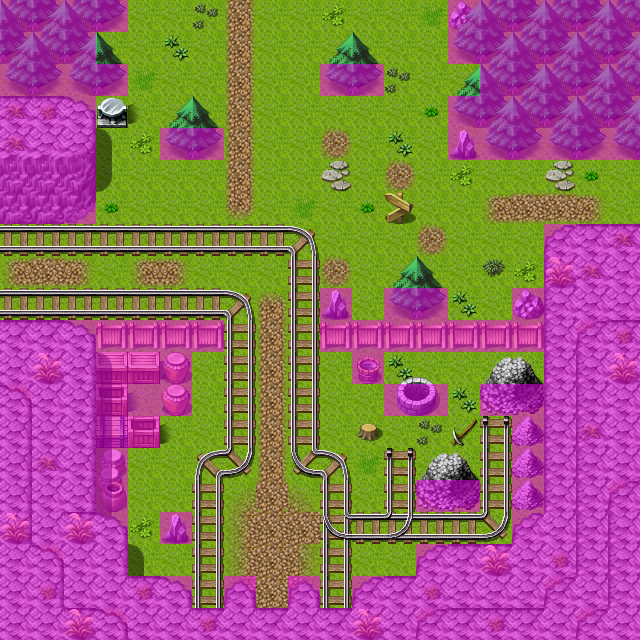

The image is a tile-based game level rendered from a .tmx file. Its description and source (layers, tilesets, objects; grid data summarised) follow:
An orthogonal 20x20 tile map with 32x32 px tiles, 4 tile layers (Ground, Objects, Above, Walkable), 60 tilesets and 15 objects (7x mapchange, 7x spawn, sign).

<map version="1.4" tiledversion="1.4.3" orientation="orthogonal" renderorder="right-down" width="20" height="20" tilewidth="32" tileheight="32" infinite="0" nextlayerid="8" nextobjectid="16">
 <properties>
  <property name="outdoors" value="1" />
 </properties>
 <tileset firstgid="1" name="map_bed_1" tilewidth="32" tileheight="32" tilecount="128" columns="16">
  <image source="../drawable/map_bed_1.png" width="512" height="256" />
 </tileset>
 <tileset firstgid="129" name="map_border_1" tilewidth="32" tileheight="32" tilecount="128" columns="16">
  <image source="../drawable/map_border_1.png" width="512" height="256" />
 </tileset>
 <tileset firstgid="257" name="map_bridge_1" tilewidth="32" tileheight="32" tilecount="128" columns="16">
  <image source="../drawable/map_bridge_1.png" width="512" height="256" />
 </tileset>
 <tileset firstgid="385" name="map_bridge_2" tilewidth="32" tileheight="32" tilecount="128" columns="16">
  <image source="../drawable/map_bridge_2.png" width="512" height="256" />
 </tileset>
 <tileset firstgid="513" name="map_broken_1" tilewidth="32" tileheight="32" tilecount="128" columns="16">
  <image source="../drawable/map_broken_1.png" width="512" height="256" />
 </tileset>
 <tileset firstgid="641" name="map_cavewall_1" tilewidth="32" tileheight="32" tilecount="108" columns="18">
  <image source="../drawable/map_cavewall_1.png" width="576" height="192" />
 </tileset>
 <tileset firstgid="749" name="map_cavewall_2" tilewidth="32" tileheight="32" tilecount="108" columns="18">
  <image source="../drawable/map_cavewall_2.png" width="576" height="192" />
 </tileset>
 <tileset firstgid="857" name="map_cavewall_3" tilewidth="32" tileheight="32" tilecount="108" columns="18">
  <image source="../drawable/map_cavewall_3.png" width="576" height="192" />
 </tileset>
 <tileset firstgid="965" name="map_cavewall_4" tilewidth="32" tileheight="32" tilecount="108" columns="18">
  <image source="../drawable/map_cavewall_4.png" width="576" height="192" />
 </tileset>
 <tileset firstgid="1073" name="map_chair_table_1" tilewidth="32" tileheight="32" tilecount="128" columns="16">
  <image source="../drawable/map_chair_table_1.png" width="512" height="256" />
 </tileset>
 <tileset firstgid="1201" name="map_chair_table_2" tilewidth="32" tileheight="32" tilecount="128" columns="16">
  <image source="../drawable/map_chair_table_2.png" width="512" height="256" />
 </tileset>
 <tileset firstgid="1329" name="map_crate_1" tilewidth="32" tileheight="32" tilecount="128" columns="16">
  <image source="../drawable/map_crate_1.png" width="512" height="256" />
 </tileset>
 <tileset firstgid="1457" name="map_cupboard_1" tilewidth="32" tileheight="32" tilecount="128" columns="16">
  <image source="../drawable/map_cupboard_1.png" width="512" height="256" />
 </tileset>
 <tileset firstgid="1585" name="map_curtain_1" tilewidth="32" tileheight="32" tilecount="128" columns="16">
  <image source="../drawable/map_curtain_1.png" width="512" height="256" />
 </tileset>
 <tileset firstgid="1713" name="map_entrance_1" tilewidth="32" tileheight="32" tilecount="128" columns="16">
  <image source="../drawable/map_entrance_1.png" width="512" height="256" />
 </tileset>
 <tileset firstgid="1841" name="map_entrance_2" tilewidth="32" tileheight="32" tilecount="128" columns="16">
  <image source="../drawable/map_entrance_2.png" width="512" height="256" />
 </tileset>
 <tileset firstgid="1969" name="map_fence_1" tilewidth="32" tileheight="32" tilecount="128" columns="16">
  <image source="../drawable/map_fence_1.png" width="512" height="256" />
 </tileset>
 <tileset firstgid="2097" name="map_fence_2" tilewidth="32" tileheight="32" tilecount="128" columns="16">
  <image source="../drawable/map_fence_2.png" width="512" height="256" />
 </tileset>
 <tileset firstgid="2225" name="map_fence_3" tilewidth="32" tileheight="32" tilecount="128" columns="16">
  <image source="../drawable/map_fence_3.png" width="512" height="256" />
 </tileset>
 <tileset firstgid="2353" name="map_fence_4" tilewidth="32" tileheight="32" tilecount="128" columns="16">
  <image source="../drawable/map_fence_4.png" width="512" height="256" />
 </tileset>
 <tileset firstgid="2481" name="map_ground_1" tilewidth="32" tileheight="32" tilecount="128" columns="16">
  <image source="../drawable/map_ground_1.png" width="512" height="256" />
 </tileset>
 <tileset firstgid="2609" name="map_ground_2" tilewidth="32" tileheight="32" tilecount="128" columns="16">
  <image source="../drawable/map_ground_2.png" width="512" height="256" />
 </tileset>
 <tileset firstgid="2737" name="map_ground_3" tilewidth="32" tileheight="32" tilecount="128" columns="16">
  <image source="../drawable/map_ground_3.png" width="512" height="256" />
 </tileset>
 <tileset firstgid="2865" name="map_ground_4" tilewidth="32" tileheight="32" tilecount="128" columns="16">
  <image source="../drawable/map_ground_4.png" width="512" height="256" />
 </tileset>
 <tileset firstgid="2993" name="map_ground_5" tilewidth="32" tileheight="32" tilecount="128" columns="16">
  <image source="../drawable/map_ground_5.png" width="512" height="256" />
 </tileset>
 <tileset firstgid="3121" name="map_ground_6" tilewidth="32" tileheight="32" tilecount="128" columns="16">
  <image source="../drawable/map_ground_6.png" width="512" height="256" />
 </tileset>
 <tileset firstgid="3249" name="map_ground_7" tilewidth="32" tileheight="32" tilecount="128" columns="16">
  <image source="../drawable/map_ground_7.png" width="512" height="256" />
 </tileset>
 <tileset firstgid="3377" name="map_ground_8" tilewidth="32" tileheight="32" tilecount="128" columns="16">
  <image source="../drawable/map_ground_8.png" width="512" height="256" />
 </tileset>
 <tileset firstgid="3505" name="map_house_1" tilewidth="32" tileheight="32" tilecount="128" columns="16">
  <image source="../drawable/map_house_1.png" width="512" height="256" />
 </tileset>
 <tileset firstgid="3633" name="map_house_2" tilewidth="32" tileheight="32" tilecount="128" columns="16">
  <image source="../drawable/map_house_2.png" width="512" height="256" />
 </tileset>
 <tileset firstgid="3761" name="map_indoor_1" tilewidth="32" tileheight="32" tilecount="128" columns="16">
  <image source="../drawable/map_indoor_1.png" width="512" height="256" />
 </tileset>
 <tileset firstgid="3889" name="map_indoor_2" tilewidth="32" tileheight="32" tilecount="128" columns="16">
  <image source="../drawable/map_indoor_2.png" width="512" height="256" />
 </tileset>
 <tileset firstgid="4017" name="map_kitchen_1" tilewidth="32" tileheight="32" tilecount="128" columns="16">
  <image source="../drawable/map_kitchen_1.png" width="512" height="256" />
 </tileset>
 <tileset firstgid="4145" name="map_outdoor_1" tilewidth="32" tileheight="32" tilecount="128" columns="16">
  <image source="../drawable/map_outdoor_1.png" width="512" height="256" />
 </tileset>
 <tileset firstgid="4273" name="map_pillar_1" tilewidth="32" tileheight="32" tilecount="128" columns="16">
  <image source="../drawable/map_pillar_1.png" width="512" height="256" />
 </tileset>
 <tileset firstgid="4401" name="map_pillar_2" tilewidth="32" tileheight="32" tilecount="128" columns="16">
  <image source="../drawable/map_pillar_2.png" width="512" height="256" />
 </tileset>
 <tileset firstgid="4529" name="map_plant_1" tilewidth="32" tileheight="32" tilecount="128" columns="16">
  <image source="../drawable/map_plant_1.png" width="512" height="256" />
 </tileset>
 <tileset firstgid="4657" name="map_plant_2" tilewidth="32" tileheight="32" tilecount="128" columns="16">
  <image source="../drawable/map_plant_2.png" width="512" height="256" />
 </tileset>
 <tileset firstgid="4785" name="map_rock_1" tilewidth="32" tileheight="32" tilecount="128" columns="16">
  <image source="../drawable/map_rock_1.png" width="512" height="256" />
 </tileset>
 <tileset firstgid="4913" name="map_rock_2" tilewidth="32" tileheight="32" tilecount="128" columns="16">
  <image source="../drawable/map_rock_2.png" width="512" height="256" />
 </tileset>
 <tileset firstgid="5041" name="map_roof_1" tilewidth="32" tileheight="32" tilecount="128" columns="16">
  <image source="../drawable/map_roof_1.png" width="512" height="256" />
 </tileset>
 <tileset firstgid="5169" name="map_roof_2" tilewidth="32" tileheight="32" tilecount="128" columns="16">
  <image source="../drawable/map_roof_2.png" width="512" height="256" />
 </tileset>
 <tileset firstgid="5297" name="map_roof_3" tilewidth="32" tileheight="32" tilecount="128" columns="16">
  <image source="../drawable/map_roof_3.png" width="512" height="256" />
 </tileset>
 <tileset firstgid="5425" name="map_shop_1" tilewidth="32" tileheight="32" tilecount="128" columns="16">
  <image source="../drawable/map_shop_1.png" width="512" height="256" />
 </tileset>
 <tileset firstgid="5553" name="map_sign_ladder_1" tilewidth="32" tileheight="32" tilecount="128" columns="16">
  <image source="../drawable/map_sign_ladder_1.png" width="512" height="256" />
 </tileset>
 <tileset firstgid="5681" name="map_table_1" tilewidth="32" tileheight="32" tilecount="128" columns="16">
  <image source="../drawable/map_table_1.png" width="512" height="256" />
 </tileset>
 <tileset firstgid="5809" name="map_trail_1" tilewidth="32" tileheight="32" tilecount="128" columns="16">
  <image source="../drawable/map_trail_1.png" width="512" height="256" />
 </tileset>
 <tileset firstgid="5937" name="map_transition_1" tilewidth="32" tileheight="32" tilecount="128" columns="16">
  <image source="../drawable/map_transition_1.png" width="512" height="256" />
 </tileset>
 <tileset firstgid="6065" name="map_transition_2" tilewidth="32" tileheight="32" tilecount="128" columns="16">
  <image source="../drawable/map_transition_2.png" width="512" height="256" />
 </tileset>
 <tileset firstgid="6193" name="map_transition_3" tilewidth="32" tileheight="32" tilecount="128" columns="16">
  <image source="../drawable/map_transition_3.png" width="512" height="256" />
 </tileset>
 <tileset firstgid="6321" name="map_transition_4" tilewidth="32" tileheight="32" tilecount="128" columns="16">
  <image source="../drawable/map_transition_4.png" width="512" height="256" />
 </tileset>
 <tileset firstgid="6449" name="map_transition_5" tilewidth="32" tileheight="32" tilecount="128" columns="16">
  <image source="../drawable/map_transition_5.png" width="512" height="256" />
 </tileset>
 <tileset firstgid="6577" name="map_tree_1" tilewidth="32" tileheight="32" tilecount="128" columns="16">
  <image source="../drawable/map_tree_1.png" width="512" height="256" />
 </tileset>
 <tileset firstgid="6705" name="map_tree_2" tilewidth="32" tileheight="32" tilecount="128" columns="16">
  <image source="../drawable/map_tree_2.png" width="512" height="256" />
 </tileset>
 <tileset firstgid="6833" name="map_wall_1" tilewidth="32" tileheight="32" tilecount="128" columns="16">
  <image source="../drawable/map_wall_1.png" width="512" height="256" />
 </tileset>
 <tileset firstgid="6961" name="map_wall_2" tilewidth="32" tileheight="32" tilecount="120" columns="15">
  <image source="../drawable/map_wall_2.png" width="480" height="256" />
 </tileset>
 <tileset firstgid="7081" name="map_wall_3" tilewidth="32" tileheight="32" tilecount="120" columns="15">
  <image source="../drawable/map_wall_3.png" width="480" height="256" />
 </tileset>
 <tileset firstgid="7201" name="map_wall_4" tilewidth="32" tileheight="32" tilecount="120" columns="15">
  <image source="../drawable/map_wall_4.png" width="480" height="256" />
 </tileset>
 <tileset firstgid="7321" name="map_window_1" tilewidth="32" tileheight="32" tilecount="128" columns="16">
  <image source="../drawable/map_window_1.png" width="512" height="256" />
 </tileset>
 <tileset firstgid="7449" name="map_window_2" tilewidth="32" tileheight="32" tilecount="128" columns="16">
  <image source="../drawable/map_window_2.png" width="512" height="256" />
 </tileset>
 <layer id="1" name="Ground" width="20" height="20">
  <data>[400 cells, 400 non-empty, 14 distinct tile ids]</data>
 </layer>
 <layer id="2" name="Objects" width="20" height="20">
  <data>[400 cells, 231 non-empty, 56 distinct tile ids]</data>
 </layer>
 <layer id="3" name="Above" width="20" height="20">
  <data>[400 cells, 35 non-empty, 13 distinct tile ids]</data>
 </layer>
 <layer id="4" name="Walkable" width="20" height="20">
  <data>[400 cells, 193 non-empty, 1 distinct tile ids]</data>
 </layer>
 <objectgroup id="5" name="Mapevents">
  <object id="1" name="entrance1" type="mapchange" x="192" y="576" width="32" height="32">
   <properties>
    <property name="map" value="blackwater_mountain9" />
    <property name="place" value="exit1" />
   </properties>
  </object>
  <object id="2" name="north" type="mapchange" x="128" y="0" width="320" height="32">
   <properties>
    <property name="map" value="blackwater_mountain11" />
    <property name="place" value="south" />
   </properties>
  </object>
  <object id="3" name="west" type="mapchange" x="0" y="224" width="32" height="96">
   <properties>
    <property name="map" value="blackwater_mountain12" />
    <property name="place" value="east" />
   </properties>
  </object>
  <object id="4" name="east" type="mapchange" x="608" y="160" width="32" height="64">
   <properties>
    <property name="map" value="blackwater_mountain14" />
    <property name="place" value="west" />
   </properties>
  </object>
  <object id="5" name="exit" type="mapchange" x="96" y="96" width="32" height="32" />
  <object id="6" name="sign_blackwater10" type="sign" x="384" y="192" width="32" height="32" />
  <object id="7" name="entrance2" type="mapchange" x="256" y="576" width="32" height="32">
   <properties>
    <property name="map" value="blackwater_mountain9" />
    <property name="place" value="exit2" />
   </properties>
  </object>
  <object id="8" name="entrance3" type="mapchange" x="320" y="576" width="32" height="32">
   <properties>
    <property name="map" value="blackwater_mountain9" />
    <property name="place" value="exit3" />
   </properties>
  </object>
 </objectgroup>
 <objectgroup id="6" name="Spawn">
  <object id="9" name="forestboar4" type="spawn" x="320" y="64" width="224" height="256">
   <properties>
    <property name="quantity" value="2" />
    <property name="spawngroup" value="forestboar4" />
   </properties>
  </object>
  <object id="10" name="primwolf1" type="spawn" x="64" y="160" width="384" height="320">
   <properties>
    <property name="quantity" value="3" />
    <property name="spawngroup" value="primwolf1" />
   </properties>
  </object>
  <object id="11" name="tonis" type="spawn" x="160" y="64" width="96" height="64">
   <properties>
    <property name="spawngroup" value="tonis" />
   </properties>
  </object>
  <object id="12" name="ortholion_guard6" type="spawn" x="192" y="352" width="160" height="32">
   <properties>
    <property name="active" value="false" />
    <property name="spawngroup" value="ortholion_guard6" />
   </properties>
  </object>
  <object id="13" name="ortholion_guard3a" type="spawn" x="128" y="448" width="32" height="128">
   <properties>
    <property name="active" value="false" />
    <property name="spawngroup" value="ortholion_guard3" />
   </properties>
  </object>
  <object id="14" name="ortholion_guard3" type="spawn" x="384" y="352" width="128" height="128">
   <properties>
    <property name="active" value="false" />
    <property name="quantity" value="2" />
    <property name="spawngroup" value="ortholion_guard3" />
   </properties>
  </object>
  <object id="15" name="ortholion_guard5" type="spawn" x="224" y="480" width="96" height="64">
   <properties>
    <property name="active" value="false" />
    <property name="spawngroup" value="ortholion_guard5" />
   </properties>
  </object>
 </objectgroup>
 <objectgroup id="7" name="Keys" />
</map>
